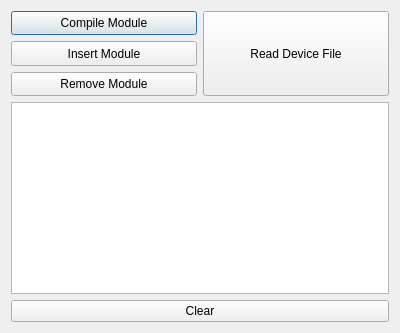
<?xml version="1.0" encoding="UTF-8"?>
<ui version="4.0">
 <class>Dialog</class>
 <widget class="QDialog" name="Dialog">
  <property name="geometry">
   <rect>
    <x>0</x>
    <y>0</y>
    <width>400</width>
    <height>333</height>
   </rect>
  </property>
  <property name="windowTitle">
   <string>Dialog</string>
  </property>
  <layout class="QGridLayout" name="gridLayout">
   <item row="0" column="0">
    <layout class="QVBoxLayout" name="verticalLayout_5">
     <item>
      <layout class="QHBoxLayout" name="horizontalLayout_2">
       <item>
        <layout class="QVBoxLayout" name="verticalLayout_3">
         <item>
          <widget class="QPushButton" name="makeButton">
           <property name="sizePolicy">
            <sizepolicy hsizetype="Minimum" vsizetype="Expanding">
             <horstretch>0</horstretch>
             <verstretch>0</verstretch>
            </sizepolicy>
           </property>
           <property name="text">
            <string>Compile Module</string>
           </property>
          </widget>
         </item>
         <item>
          <widget class="QPushButton" name="insmodButton">
           <property name="sizePolicy">
            <sizepolicy hsizetype="Minimum" vsizetype="Expanding">
             <horstretch>0</horstretch>
             <verstretch>0</verstretch>
            </sizepolicy>
           </property>
           <property name="text">
            <string>Insert Module</string>
           </property>
          </widget>
         </item>
         <item>
          <widget class="QPushButton" name="rmmodButton">
           <property name="sizePolicy">
            <sizepolicy hsizetype="Minimum" vsizetype="Expanding">
             <horstretch>0</horstretch>
             <verstretch>0</verstretch>
            </sizepolicy>
           </property>
           <property name="text">
            <string>Remove Module</string>
           </property>
          </widget>
         </item>
        </layout>
       </item>
       <item>
        <layout class="QVBoxLayout" name="verticalLayout_4">
         <item>
          <widget class="QPushButton" name="readButton">
           <property name="sizePolicy">
            <sizepolicy hsizetype="Minimum" vsizetype="Expanding">
             <horstretch>0</horstretch>
             <verstretch>0</verstretch>
            </sizepolicy>
           </property>
           <property name="text">
            <string>Read Device File</string>
           </property>
          </widget>
         </item>
        </layout>
       </item>
      </layout>
     </item>
     <item>
      <widget class="QTextEdit" name="outputText">
       <property name="enabled">
        <bool>true</bool>
       </property>
       <property name="lineWrapMode">
        <enum>QTextEdit::NoWrap</enum>
       </property>
       <property name="textInteractionFlags">
        <set>Qt::NoTextInteraction</set>
       </property>
      </widget>
     </item>
     <item>
      <widget class="QPushButton" name="clearButton">
       <property name="text">
        <string>Clear</string>
       </property>
      </widget>
     </item>
    </layout>
   </item>
  </layout>
 </widget>
 <layoutdefault spacing="6" margin="11"/>
 <resources/>
 <connections/>
</ui>
